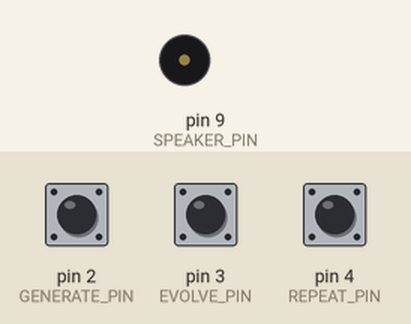
This sketch was run on a simulated Arduino Uno, built with avr-gcc and run on an emulated ATmega328P. Parts: buzzer (waves = sounding). The test bench sets the inputs (shaded band); at power-on: pin 3 (EVOLVE_PIN) HIGH, pin 2 (GENERATE_PIN) HIGH, pin 4 (REPEAT_PIN) HIGH.

Above: at 1.2 s.
1.3 s: pin 3 (EVOLVE_PIN) pulled LOW for 0.15 s
At 2.4 s:
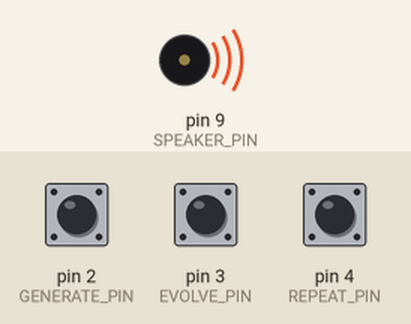
Timing chart, 0 to 7.7 s (numbered marks = the images above; inputs shaded):
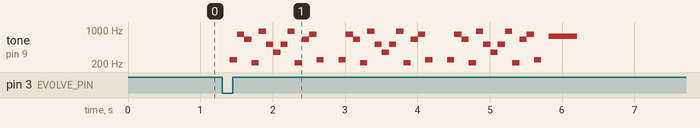

The sketch:

single_jazz_chord_convergent.ino
```cpp
#include "Arduino.h"

// Arduino sketch playing arpeggios generated by LFSR generated polynomials combinations converging to symmetrical fractal chords

// Define the pins for the speaker and the buttons
#define SPEAKER_PIN 9
#define GENERATE_PIN 2 // Button to generate a new sequence
#define EVOLVE_PIN 3 // Button to evolve the current sequence
#define REPEAT_PIN 4 // Button to repeat the current sequence

// Define the notes and frequencies for the arpeggios
#define C4 262
#define E4 330
#define G4 392
#define B4 494
#define C5 523

// Define the duration of each note in milliseconds
#define NOTE_DURATION 100

// Define the LFSR parameters
#define LFSR_SEED 0xACE1
#define LFSR_MASK 0xB400

// Define the number of polynomials to combine
#define POLY_COUNT 3

// Define the number of iterations for the fractal generation
#define ITER_COUNT 8

// Define a Cmaj7 target chord
const uint16_t target_chord[] = {C4, E4, G4, B4};
#define TARGET_COUNT 4

// Global LFSR state
uint16_t lfsr = LFSR_SEED;

// LFSR and note arrays
uint16_t polys[POLY_COUNT];
uint16_t notes[POLY_COUNT];

// Available frequencies for seeding
uint16_t freqs_arr[] = {262, 294, 330, 349, 392, 440, 494, 523};

// LFSR bit generator
uint8_t lfsr_bit() {
  lfsr >>= 1;
  if (lfsr & 1) {
    lfsr ^= LFSR_MASK;
    return 1;
  }
  return 0;
}

// LFSR note generator
uint16_t lfsr_note() {
  uint8_t index = 0;
  index += lfsr_bit();
  index += lfsr_bit() << 1;
  index += lfsr_bit() << 2;
  return freqs_arr[index % 8];
}

// LFSR polynomial generator
uint16_t lfsr_poly() {
  uint16_t poly = 0;
  for (int i=0; i<8; i++) {
    poly |= (lfsr_bit() << i);
  }
   return poly;
}

// Mandelbrot-style fractal iteration: z(n+1) = z(n)^2 + c
// Keeps values in a musically useful range [100, 1000] Hz.
uint16_t eval_poly(uint16_t poly, uint16_t note) {
   uint32_t z = note;
   uint32_t c = poly;
   // 3 iterations per call to create fractal-like self-similarity
   for (uint8_t i = 0; i < 3; i++) {
      z = (z * z) % 900; // Modulo to stay within a range
      z = (z + c) % 900;
   }
   return (uint16_t)(z + 100);
}

void play_note(uint16_t frequency, uint16_t duration) {
   tone(SPEAKER_PIN, frequency, duration);
   delay(duration);
   noTone(SPEAKER_PIN);
}

// Symmetrical arpeggio (forward and backward)
void play_arpeggio(uint16_t poly, uint16_t note) {
  uint16_t seq[ITER_COUNT];
  uint16_t current = note;
  for (uint8_t i = 0; i < ITER_COUNT; i++) {
    seq[i] = current;
    current = eval_poly(poly, current);
  }
  // Play forward
  for (uint8_t i = 0; i < ITER_COUNT; i++) {
    play_note(seq[i], NOTE_DURATION);
  }
  // Play backward
  for (int8_t i = ITER_COUNT - 2; i >= 0; i--) {
    play_note(seq[i], NOTE_DURATION);
  }
}

// Play chord sum
void play_fractal(uint16_t polys_arr[], uint16_t notes_arr[]) {
  uint16_t sum = 0;
  for (uint8_t i = 0; i < POLY_COUNT; i++) {
    sum += eval_poly(polys_arr[i], notes_arr[i]);
  }
  play_note(sum, NOTE_DURATION * 4);
}

// Generate new random parameters
void generate_sequence() {
  for (uint8_t i = 0; i < POLY_COUNT; i++) {
    polys[i] = lfsr_poly();
    notes[i] = lfsr_note();
  }
}

// Optimize polynomials toward matching chord frequencies
void evolve_sequence() {
  for (uint8_t i = 0; i < POLY_COUNT; i++) {
    uint16_t current_val = eval_poly(polys[i], notes[i]);

    // Find nearest frequency in the target chord
    uint16_t target = target_chord[0];
    uint16_t min_diff = abs((int)target - (int)current_val);
    for(int t=1; t<TARGET_COUNT; t++) {
        uint16_t d = abs((int)target_chord[t] - (int)current_val);
        if (d < min_diff) {
            min_diff = d;
            target = target_chord[t];
        }
    }

    // Iteratively flip bits to minimize distance to target
    for (int b = 0; b < 8; b++) {
      uint16_t next_poly = polys[i] ^ (1 << b);
      uint16_t next_val = eval_poly(next_poly, notes[i]);
      uint16_t next_diff = abs((int)target - (int)next_val);
      if (next_diff < min_diff) {
        polys[i] = next_poly;
        min_diff = next_diff;
      }
    }
  }
}

// Play current sequence
void play_sequence() {
  for (uint8_t j = 0; j < POLY_COUNT; j++) {
    play_arpeggio(polys[j], notes[j]);
  }
  play_fractal(polys, notes);
  // Iteratively update notes for the next loop
  for (uint8_t j = 0; j < POLY_COUNT; j++) {
    notes[j] = eval_poly(polys[j], notes[j]);
  }
}

void setup() {
  pinMode(SPEAKER_PIN, OUTPUT);
  pinMode(GENERATE_PIN, INPUT_PULLUP);
  pinMode(EVOLVE_PIN, INPUT_PULLUP);
  pinMode(REPEAT_PIN, INPUT_PULLUP);
  Serial.begin(9600);
}

void loop() {
  if (digitalRead(GENERATE_PIN) == LOW) {
    generate_sequence();
    play_sequence();
    delay(500);
  }
  if (digitalRead(EVOLVE_PIN) == LOW) {
    evolve_sequence();
    play_sequence();
    delay(500);
  }
  if (digitalRead(REPEAT_PIN) == LOW) {
    play_sequence();
    delay(500);
  }
}
```

chromatic_polynomial.c
```cpp
// Define a variable x as 2^(1/12), which is the ratio of a semitone
const float x = pow(2, 1.0/12);

// Define a function that takes an integer n as input and returns the frequency of the nth note in the chromatic scale
// The function uses the polynomial base x^k, where k is any non-negative integer
// The function assumes that A4 is the reference note with coefficient 1 and exponent 0
float chromaticScale(int n) {
  // Calculate the coefficient and exponent of the polynomial term for the nth note
  int coefficient = 1;
  int exponent = n;
  // If n is negative, adjust the coefficient and exponent to make them positive
  if (n < 0) {
    coefficient = pow(2, ceil(-n / 12.0));
    exponent = n + 12 * ceil(-n / 12.0);
  }
  // If n is greater than or equal to 12, adjust the coefficient and exponent to make them less than 12
  if (n >= 12) {
    coefficient = pow(2, floor(n / 12.0));
    exponent = n - 12 * floor(n / 12.0);
  }
  // Calculate and return the frequency of the nth note by multiplying the coefficient by x raised to the exponent
  float frequency = coefficient * pow(x, exponent);
  return frequency;
}
```

test_chromatic_scale_synth.cpp
```cpp
#include "Arduino.h"
void setup();
void loop();
int main() {
    setup();
    loop();
    return 0;
}
```

test_jazz_converger.cpp
```cpp
#include "Arduino.h"
void setup();
void loop();
extern int digitalRead(uint8_t pin);
static int current_btn = -1;
int digitalRead(uint8_t pin) {
    if (pin == 2 && current_btn == 0) return LOW;
    if (pin == 3 && current_btn == 1) return LOW;
    if (pin == 4 && current_btn == 2) return LOW;
    return HIGH;
}
int main() {
    setup();
    for(int b = 0; b < 3; b++) {
        current_btn = b;
        loop();
    }
    return 0;
}
```

test_simple_melody.cpp
```cpp
#include "Arduino.h"
void setup();
void loop();
extern int digitalRead(uint8_t pin);
static int current_btn = -1;
int digitalRead(uint8_t pin) {
    if (pin == 2 && current_btn == 0) return LOW;
    if (pin == 3 && current_btn == 1) return LOW;
    if (pin == 4 && current_btn == 2) return LOW;
    return HIGH;
}
int main() {
    setup();
    for(int b = 0; b < 3; b++) {
        current_btn = b;
        loop();
    }
    return 0;
}
```

test_single_jazz_chord_convergent.cpp
```cpp
#include "Arduino.h"
void setup();
void loop();
extern int digitalRead(uint8_t pin);
static int current_btn = -1;
int digitalRead(uint8_t pin) {
    if (pin == 2 && current_btn == 0) return LOW;
    if (pin == 3 && current_btn == 1) return LOW;
    if (pin == 4 && current_btn == 2) return LOW;
    return HIGH;
}
int main() {
    setup();
    for(int b = 0; b < 3; b++) {
        current_btn = b;
        loop();
    }
    return 0;
}
```

Measured:
- after the input at 1.3 s, tone on pin 9 (SPEAKER_PIN): plays 247 Hz for 0.10 s, 812 Hz for 0.10 s, 647 Hz for 0.10 s, 212 Hz for 0.10 s, 947 Hz for 0.10 s, 512 Hz for 0.10 s … (40 notes in this stretch), starting after 0.11 s
